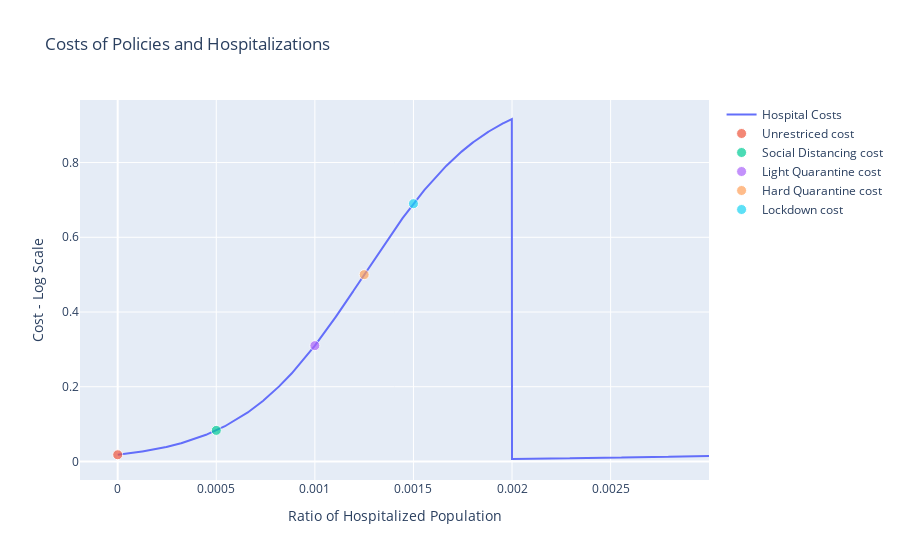

Here is the notebook cell this chart was saved with:
### Code cell
capacity = 0.0025
x = np.arange(0, capacity * 1.2, 0.000001)

fig = go.Figure()

y = list(map(hospitalized_cost, x))
fig.add_scatter(x=x, y=y,name='Hospital Costs')

costs = {}

for values in [(0, 'Unrestriced'), (capacity/5, 'Social Distancing'),
               (2*capacity/5, 'Light Quarantine'), (capacity/2, 'Hard Quarantine'), (3*capacity/5, 'Lockdown')]:
    
    x, name = values[0], values[1]
    y = hospitalized_cost(x)
    costs[name] = round(y, 5)
    fig.add_scatter(x=[x], y=[y], name=name+' cost', mode = 'markers', marker=dict(size=[10]))

    
fig.update_layout(#yaxis_type="log",
                  title = "Costs of Policies and Hospitalizations",
                  xaxis = dict(
                      tickmode = 'linear',
                      tick0 = 0,
                      dtick = 0.0005 
                  ))

   
fig.update_xaxes(title_text='Ratio of Hospitalized Population')
fig.update_yaxes(title_text='Cost - Log Scale')

### Figure 1 — Plotly figure (JSON) as saved in the notebook; plotly's stock layout.template omitted (floating-point values rounded to 4 significant figures; data arrays with more than 128 entries replaced by an {"elided": "..."} marker saying what was removed)
{"data": [{"name": "Hospital Costs", "type": "scatter", "x": {"elided": "3000 float values"}, "y": {"elided": "3000 float values"}}, {"marker": {"size": [10]}, "mode": "markers", "name": "Unrestriced cost", "type": "scatter", "x": [0], "y": [0.01799]}, {"marker": {"size": [10]}, "mode": "markers", "name": "Social Distancing cost", "type": "scatter", "x": [0.0005], "y": [0.08317]}, {"marker": {"size": [10]}, "mode": "markers", "name": "Light Quarantine cost", "type": "scatter", "x": [0.001], "y": [0.31]}, {"marker": {"size": [10]}, "mode": "markers", "name": "Hard Quarantine cost", "type": "scatter", "x": [0.00125], "y": [0.5]}, {"marker": {"size": [10]}, "mode": "markers", "name": "Lockdown cost", "type": "scatter", "x": [0.0015], "y": [0.69]}], "layout": {"title": {"text": "Costs of Policies and Hospitalizations"}, "xaxis": {"dtick": 0.0005, "tick0": 0, "tickmode": "linear", "title": {"text": "Ratio of Hospitalized Population"}}, "yaxis": {"title": {"text": "Cost - Log Scale"}}}}
